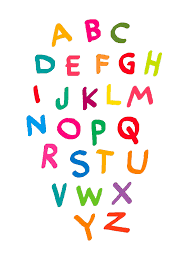
#> input picture image_processing/C_library_for_image_processing/03 - Array basics and Array passing from python to C/sample_image_3.png, 194 x 259 px
$ jupyter execute --allow-errors '3 - Array basics and Array passing from python to C.ipynb'   (shell and % lines are left out)
#> lines starting #> are read from the running program, lines starting #| are printed output that depends on the picture; after the words box and inside, x2 and y2 are one past the last pixel; in counts of white or black regions, pixels touching at a corner belong together
#  setup

[cell 1]
import locate_file
working_directory = locate_file.locate_file()
#> further down, image is the input picture: shape (259, 194, 4) float32; mean R, G, B, A 0.966, 0.937, 0.928, 1

import os
import matplotlib.pyplot as plt
import matplotlib
import numpy

os.chdir(working_directory)

# convolution.c

# compilation

[cell 2]
os.system('cd ' + working_directory)

# python wrapper module

**numpy.ascontiguousarray** returns a contiguous array in memory (C order)

# testing

### class image processing

[cell 3]
class image_processing() :

    def __init__(self) :
        pass

    # [26 lines left out: function convolution, not called in this run]

    def rgb_to_greyscale(self,image) :
        return_image = []
        for row in image :
            return_image.append([])
            for pixel in row :
                try :
                    [r,g,b,s] = pixel
                except ValueError :
                    [r,g,b] = pixel
                return_image[-1].append(numpy.uint8((int(r)+int(g)+int(b))/3))
#> after the loop, return_image = 259 items
        return numpy.array(return_image)
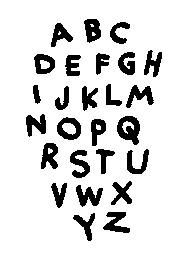
#> returned value: shape (259, 194); values 0 (black) and 1 (white), 87% white; 26 black regions, largest, box (x1, y1, x2, y2) and area: (117, 116, 140, 145) 413, (76, 185, 103, 207) 325, (57, 117, 81, 140) 311

    # [7 lines left out: function add_images, not called in this run]

### decorator *time_this_function*

[cell 4]
# [13 lines left out: function time_this_function, not called in this run]

#> (a cell that did not finish here is left out)

[cell 6]
image = plt.imread('sample_image_3.png')
